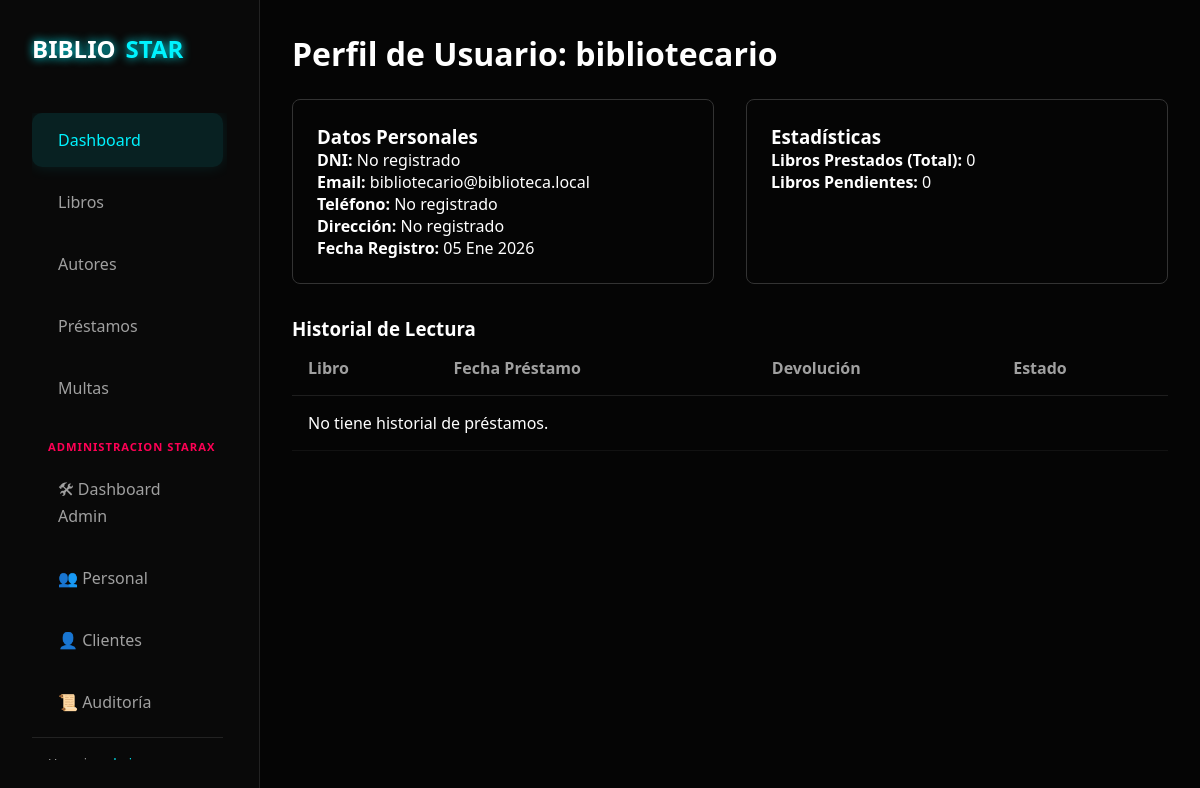
Page /usuarios/2/ (signed in) on the earlier database version.
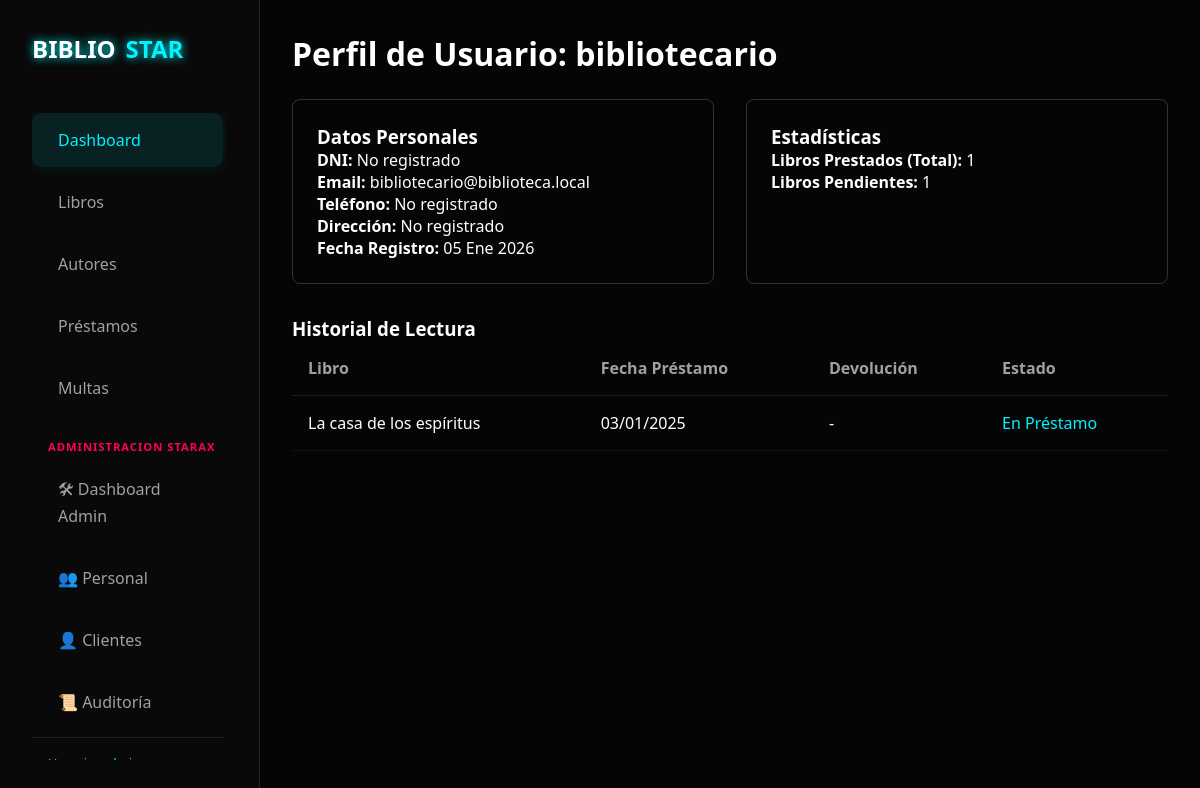
Same page on the later database version.
### gestion/models.py (models this page shows, shortened)
class Prestamos(models.Model):
    codigo = models.CharField(max_length=20, unique=True, editable=False, null=True) # null=True temporalmente para evitar error en migracion directa
    libro = models.ForeignKey(Libro, related_name="Prestamos", on_delete= models.PROTECT)
    usuario = models.ForeignKey(settings.AUTH_USER_MODEL, related_name="Prestamos" , on_delete= models.PROTECT)
    fecha = models.DateField(default=timezone.now)
    fecha_max = models.DateField()
    fecha_devolucion = models.DateField(blank=True, null=True) #Permite a django grabar en blanco y en nulo
    ESTADOS = (
        ('solicitado', 'Solicitado'),
        ('prestado', 'Prestado'),
        ('devuelto', 'Devuelto'),
        ('multado', 'Multado'),
        ('rechazado', 'Rechazado'),
    )
    estado = models.CharField(max_length=20, choices=ESTADOS, default='solicitado')
    renovaciones = models.PositiveIntegerField(default=0)
    class Meta:
        permissions = (
            ("ver_prestamos", "Puede Ver Prestamos"),
            ("gestionar_prestamos", "Puede Gestionar Prestamos"),
        )

class Libro(models.Model):
    titulo=models.CharField(max_length=50)
    autor=models.ForeignKey(Autor,related_name="Libro", on_delete= models.PROTECT)
    categorias = models.ManyToManyField(Categoria, blank=True)
    stock = models.PositiveIntegerField(default=1)
    bibliografia  = models.CharField(max_length=200, blank= True, null= True)
    isbn = models.CharField(max_length=13, blank=True, null=True, unique=True)
    imagen = models.ImageField(upload_to='libros/', blank=True, null=True)

### gestion/views.py (the view)
# urls.py: path('usuarios/<int:id>/', detalle_usuario, name="detalle_usuario"),
@login_required
def detalle_usuario(request, id):
    if not es_personal_biblioteca(request.user) and request.user.id != id:
        return HttpResponseForbidden()
    usuario = get_object_or_404(User, id=id)
    prestamos = Prestamos.objects.filter(usuario=usuario).order_by('-fecha')
    pendientes = prestamos.filter(fecha_devolucion__isnull=True).count()
    return render(request, 'detalle_usuario.html', {
        'usuario': usuario,
        'prestamos': prestamos,
        'pendientes_count': pendientes
    })

### gestion/views.py (called while the page is built)
def es_personal_biblioteca(user):
    return user.is_superuser or user.groups.filter(name__in=['Bibliotecario', 'Administrador']).exists()

### gestion/templates/detalle_usuario.html
{% extends "index.html" %}
{% block contenido %}
<div class="section-header">
    <h2>Perfil de Usuario: {{ usuario.username }}</h2>
</div>
<div style="display: flex; gap: 2rem; flex-wrap: wrap;">
    <div class="card" style="flex: 1; min-width: 300px; padding: 1.5rem; border: 1px solid #333; border-radius: 8px;">
        <h3>Datos Personales</h3>
        <p><strong>DNI:</strong> {{ usuario.perfil.dni|default:"No registrado" }}</p>
        <p><strong>Email:</strong> {{ usuario.email|default:"No registrado" }}</p>
        <p><strong>Teléfono:</strong> {{ usuario.perfil.telefono|default:"No registrado" }}</p>
        <p><strong>Dirección:</strong> {{ usuario.perfil.direccion|default:"No registrado" }}</p>
        <p><strong>Fecha Registro:</strong> {{ usuario.date_joined|date:"d M Y" }}</p>
    </div>
    <div class="card" style="flex: 1; min-width: 300px; padding: 1.5rem; border: 1px solid #333; border-radius: 8px;">
        <h3>Estadísticas</h3>
        <p><strong>Libros Prestados (Total):</strong> {{ prestamos.count }}</p>
        <p><strong>Libros Pendientes:</strong> {{ pendientes_count }}</p>
    </div>
</div>
<section style="margin-top: 2rem;">
    <h3>Historial de Lectura</h3>
    <table>
        <thead>
            <tr>
                <th>Libro</th>
                <th>Fecha Préstamo</th>
                <th>Devolución</th>
                <th>Estado</th>
            </tr>
        </thead>
        <tbody>
            {% for p in prestamos %}
            <tr>
                <td>{{ p.libro.titulo }}</td>
                <td>{{ p.fecha|date:"d/m/Y" }}</td>
                <td>{{ p.fecha_devolucion|date:"d/m/Y"|default:"-" }}</td>
                <td>
                    {% if p.estado == 'prestado' %}
                    <span style="color: #00f3ff;">En Préstamo</span>
                    {% elif p.estado == 'multado' %}
                    <span style="color: #ff0055;">Vencido / Multado</span>
                    {% elif p.estado == 'solicitado' %}
                    <span style="color: #ffaa00;">Solicitado</span>
                    {% else %}
                    <span style="color: #00ff9d;">Devuelto</span>
                    {% endif %}
                </td>
            </tr>
            {% empty %}
            <tr>
                <td colspan="4">No tiene historial de préstamos.</td>
            </tr>
            {% endfor %}
        </tbody>
    </table>
</section>
{% endblock %}

Differences in the rows shown:
added Prestamos: libro.titulo "La casa de los espíritus", fecha "03/01/2025", fecha_devolucion "-", estado "En Préstamo"
Other differences:
{{ prestamos.count }}: "0" → "1"
{{ pendientes_count }}: "0" → "1"
text no longer shown: "No tiene historial de préstamos."
